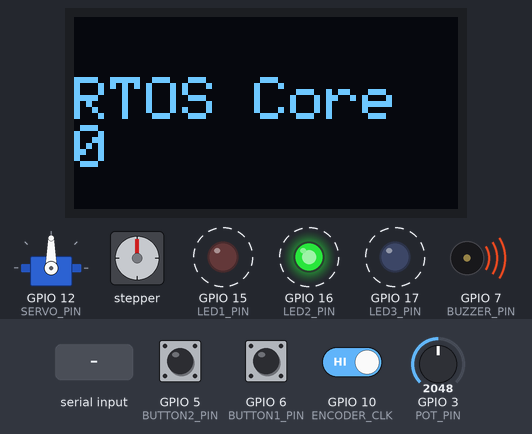
The sketch below on a simulated ESP32-S3. On the bench: servo, 128×64 one-colour display, stepper motor, output pins drawn as LEDs (lit = HIGH), buzzer (waves = sounding). Dashed ring = blinking. The test bench sets the inputs (shaded band); at power-on: GPIO 3 (POT_PIN) = 2048, GPIO 5 (BUTTON2_PIN) HIGH, GPIO 6 (BUTTON1_PIN) HIGH, GPIO 10 (ENCODER_CLK) HIGH (analog values on the 0–4095 scale). Stepper angles assume 200 steps per turn; what the sketch prints to the serial monitor is not drawn.

Above: at 2.5 s.
2.6 s: "1\n" received over Serial
At 3.85 s:
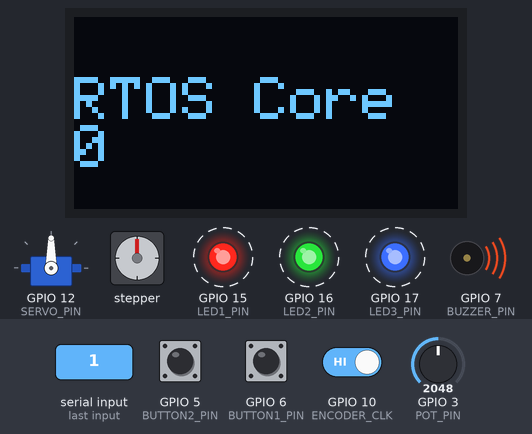
9.5 s: "reset\n" received over Serial
At 27.86 s:
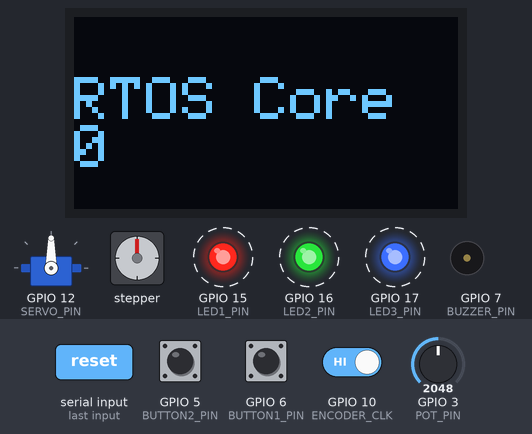
Timing chart, 0 to 28.1 s (numbered marks = the images above; inputs shaded):
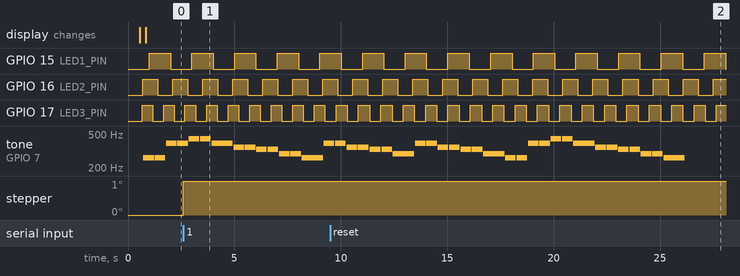

The sketch:

sketch.ino
```cpp
#include <Arduino.h>
#include "freertos/FreeRTOS.h"
#include "freertos/task.h"
#include <AccelStepper.h>
#include <Wire.h>
#include <Adafruit_GFX.h>
#include <Adafruit_SSD1306.h>
#include <ESP32Servo.h>

// ========== PIN DEFINITIONS ==========
const int LED1_PIN = 15;
const int LED2_PIN = 16;
const int LED3_PIN = 17;
const int BUZZER_PIN = 7;
const int BUTTON1_PIN = 6;
const int BUTTON2_PIN = 5;
const int SERVO_PIN = 12;
const int STEP_PIN = 13;
const int DIR_PIN = 14;
const int POT_PIN = 3;
const int OLED_SCL = 9;
const int OLED_SDA = 8;
const int ENCODER_CLK = 10;
const int ENCODER_DT = 11;

// ========== OLED SETTINGS ==========
#define SCREEN_WIDTH 128
#define SCREEN_HEIGHT 64

// ========== BUZZER SETTINGS ==========
const int BASE_FREQ = 2000;
const int TEMPO = 120;

// ========== MUSIC NOTES ==========
#define NOTE_C4  262
#define NOTE_D4  294
#define NOTE_E4  330
#define NOTE_F4  349
#define NOTE_G4  392
#define NOTE_A4  440
#define NOTE_B4  494
#define NOTE_C5  523
#define REST     0

// ========== MELODIES ==========
// Twinkle Twinkle Little Star
int melody0[] = {
  NOTE_C4, NOTE_C4, NOTE_G4, NOTE_G4, NOTE_A4, NOTE_A4, NOTE_G4,
  NOTE_F4, NOTE_F4, NOTE_E4, NOTE_E4, NOTE_D4, NOTE_D4, NOTE_C4,
  NOTE_G4, NOTE_G4, NOTE_F4, NOTE_F4, NOTE_E4, NOTE_E4, NOTE_D4,
  NOTE_G4, NOTE_G4, NOTE_F4, NOTE_F4, NOTE_E4, NOTE_E4, NOTE_D4,
  NOTE_C4, NOTE_C4, NOTE_G4, NOTE_G4, NOTE_A4, NOTE_A4, NOTE_G4,
  NOTE_F4, NOTE_F4, NOTE_E4, NOTE_E4, NOTE_D4, NOTE_D4, NOTE_C4
};

int dur0[] = {
  4,4,4,4,4,4,2,
  4,4,4,4,4,4,2,
  4,4,4,4,4,4,2,
  4,4,4,4,4,4,2,
  4,4,4,4,4,4,2,
  4,4,4,4,4,4,2
};

// Happy Birthday
int melody1[] = {
  NOTE_C4, NOTE_C4, NOTE_D4, NOTE_C4, NOTE_F4, NOTE_E4,
  NOTE_C4, NOTE_C4, NOTE_D4, NOTE_C4, NOTE_G4, NOTE_F4,
  NOTE_C4, NOTE_C4, NOTE_C5, NOTE_A4, NOTE_F4, NOTE_E4, NOTE_D4,
  NOTE_B4, NOTE_B4, NOTE_A4, NOTE_F4, NOTE_G4, NOTE_F4
};

int dur1[] = {
  8,8,4,4,4,2,
  8,8,4,4,4,2,
  8,8,4,4,4,4,2,
  8,8,4,4,4,2
};

// ========== GLOBAL OBJECTS ==========
AccelStepper stepper(AccelStepper::DRIVER, STEP_PIN, DIR_PIN);
Adafruit_SSD1306 display(SCREEN_WIDTH, SCREEN_HEIGHT, &Wire, -1);
Servo myservo;

// ========== TASK HANDLES ==========
TaskHandle_t TaskLedHandle = NULL;
TaskHandle_t TaskBuzzerHandle = NULL;
TaskHandle_t TaskButtonHandle = NULL;
TaskHandle_t TaskServoHandle = NULL;
TaskHandle_t TaskMotorHandle = NULL;
TaskHandle_t TaskPotHandle = NULL;
TaskHandle_t TaskOLEDHandle = NULL;
TaskHandle_t TaskEncoderHandle = NULL;

// ========== SHARED VARIABLES ==========
portMUX_TYPE mux = portMUX_INITIALIZER_UNLOCKED;

volatile int currentSong = 0;
volatile int encoderCount = 0;
volatile int targetAngle = 0;
volatile long targetSteps = 0;
volatile bool servoNewCommand = false;
volatile bool motorNewCommand = false;
volatile int activeCore = 0;

// ========== MELODY INFO ==========
int N0 = sizeof(melody0) / sizeof(melody0[0]);
int N1 = sizeof(melody1) / sizeof(melody1[0]);

// ========== HELPER FUNCTIONS ==========
int noteMsFromDuration(int durationValue) {
  int quarterMs = (60000 / TEMPO);
  float ms = quarterMs * (4.0 / durationValue);
  return (int)(ms + 0.5);
}

// ========== TASK 1: LED BLINK (Priority 1, Core 0) ==========
void TaskLed(void *pv) {
  Serial.printf("[Task 1] LED Blink - Core %d, Priority 1\n", xPortGetCoreID());

  const int led1Delay = 1000;
  const int led2Delay = 700;
  const int led3Delay = 500;

  unsigned long prev1 = 0, prev2 = 0, prev3 = 0;
  bool state1 = false, state2 = false, state3 = false;

  for (;;) {
    unsigned long now = millis();

    if (now - prev1 >= led1Delay) {
      prev1 = now;
      state1 = !state1;
      digitalWrite(LED1_PIN, state1);
    }

    if (now - prev2 >= led2Delay) {
      prev2 = now;
      state2 = !state2;
      digitalWrite(LED2_PIN, state2);
    }

    if (now - prev3 >= led3Delay) {
      prev3 = now;
      state3 = !state3;
      digitalWrite(LED3_PIN, state3);
    }

    vTaskDelay(pdMS_TO_TICKS(10));
  }
}

// ========== TASK 2: BUZZER MELODY (Priority 2, Core 0) ==========
void TaskBuzzer(void *pv) {
  Serial.printf("[Task 2] Buzzer Melody - Core %d, Priority 2\n", xPortGetCoreID());
  Serial.println("Ketik '0'/'twinkle' untuk lagu 0, '1'/'happy' untuk lagu 1");

  unsigned long noteEnd = 0;
  bool playing = false;
  int song = currentSong;
  int idx = 0;
  int pauseMs = 20;
  unsigned long pauseEnd = 0;
  bool inPause = false;

  for (;;) {
    unsigned long now = millis();

    // Cek input serial
    if (Serial.available()) {
      String line = Serial.readStringUntil('\n');
      line.trim();
      line.toLowerCase();

      if (line == "0" || line == "twinkle") {
        portENTER_CRITICAL(&mux);
        currentSong = 0;
        portEXIT_CRITICAL(&mux);
        Serial.println("-> Lagu: Twinkle Twinkle");
        song = 0;
        idx = 0;
        playing = false;
        inPause = false;
      } else if (line == "1" || line == "happy") {
        portENTER_CRITICAL(&mux);
        currentSong = 1;
        portEXIT_CRITICAL(&mux);
        Serial.println("-> Lagu: Happy Birthday");
        song = 1;
        idx = 0;
        playing = false;
        inPause = false;
      }
    }

    // Playback state machine
    if (!playing && !inPause) {
      int N = (song == 0) ? N0 : N1;
      if (idx >= N) {
        pauseEnd = now + 300;
        inPause = true;
        noTone(BUZZER_PIN);
      } else {
        int note = (song == 0) ? melody0[idx] : melody1[idx];
        int dur = (song == 0) ? dur0[idx] : dur1[idx];
        int ms = noteMsFromDuration(dur);

        if (note == REST) {
          noTone(BUZZER_PIN);
        } else {
          tone(BUZZER_PIN, note);
        }

        noteEnd = now + ms;
        playing = true;
      }
    } else if (playing) {
      if (now >= noteEnd) {
        noTone(BUZZER_PIN);
        inPause = true;
        pauseEnd = now + pauseMs;
        playing = false;
        idx++;
      }
    } else if (inPause) {
      if (now >= pauseEnd) {
        inPause = false;
        if (song != currentSong) {
          song = currentSong;
          idx = 0;
        }
      }
    }

    vTaskDelay(pdMS_TO_TICKS(8));
  }
}

// ========== TASK 3: PUSH BUTTON (Priority 3, Core 0) ==========
void TaskButton(void *pv) {
  Serial.printf("[Task 3] Push Button - Core %d, Priority 3\n", xPortGetCoreID());

  const unsigned long DEBOUNCE_MS = 50;
  int last1 = HIGH, stable1 = HIGH;
  int last2 = HIGH, stable2 = HIGH;
  unsigned long t1 = 0, t2 = 0;

  for (;;) {
    int r1 = digitalRead(BUTTON1_PIN);
    if (r1 != last1) t1 = millis();
    if ((millis() - t1) > DEBOUNCE_MS && r1 != stable1) {
      stable1 = r1;
      Serial.printf("[Button 1] %s\n", (stable1 == LOW ? "PRESSED" : "RELEASED"));
    }
    last1 = r1;

    int r2 = digitalRead(BUTTON2_PIN);
    if (r2 != last2) t2 = millis();
    if ((millis() - t2) > DEBOUNCE_MS && r2 != stable2) {
      stable2 = r2;
      Serial.printf("[Button 2] %s\n", (stable2 == LOW ? "PRESSED" : "RELEASED"));
    }
    last2 = r2;

    vTaskDelay(pdMS_TO_TICKS(10));
  }
}

// ========== TASK 4: SERVO MOTOR (Priority 2, Core 1) ==========
void TaskServo(void *pv) {
  Serial.printf("[Task 4] Servo Motor - Core %d, Priority 2\n", xPortGetCoreID());
  Serial.println("Ketik sudut 0-180 untuk servo");

  int currentAngle = 90;
  myservo.write(currentAngle);

  String buffer = "";

  for (;;) {
    while (Serial.available()) {
      char c = Serial.read();
      if (c == '\n' || c == '\r') {
        if (buffer.length() > 0) {
          int angle = buffer.toInt();
          if (angle >= 0 && angle <= 180) {
            portENTER_CRITICAL(&mux);
            targetAngle = angle;
            servoNewCommand = true;
            portEXIT_CRITICAL(&mux);
            Serial.printf("Servo -> %d°\n", angle);
          }
        }
        buffer = "";
      } else {
        buffer += c;
      }
    }

    if (servoNewCommand) {
      int target;
      portENTER_CRITICAL(&mux);
      target = targetAngle;
      servoNewCommand = false;
      portEXIT_CRITICAL(&mux);

      int step = (target > currentAngle) ? 1 : -1;
      for (int pos = currentAngle; pos != target; pos += step) {
        myservo.write(pos);
        vTaskDelay(pdMS_TO_TICKS(15));
      }
      currentAngle = target;
      Serial.printf("Servo selesai di %d°\n", currentAngle);
    }

    vTaskDelay(pdMS_TO_TICKS(10));
  }
}

// ========== TASK 5: STEPPER MOTOR (Priority 3, Core 1) ==========
void TaskMotor(void *pv) {
  Serial.printf("[Task 5] Stepper Motor - Core %d, Priority 3\n", xPortGetCoreID());
  Serial.println("Ketik jumlah langkah (+ atau -) untuk stepper");

  String buffer = "";

  for (;;) {
    while (Serial.available()) {
      char c = Serial.read();
      if (c == '\n' || c == '\r') {
        if (buffer.length() > 0) {
          long steps = buffer.toInt();
          portENTER_CRITICAL(&mux);
          targetSteps = steps;
          motorNewCommand = true;
          portEXIT_CRITICAL(&mux);
          Serial.printf("Stepper -> %ld langkah\n", steps);
        }
        buffer = "";
      } else {
        buffer += c;
      }
    }

    if (motorNewCommand) {
      long stepsToMove;
      portENTER_CRITICAL(&mux);
      stepsToMove = targetSteps;
      motorNewCommand = false;
      portEXIT_CRITICAL(&mux);

      long targetPos = stepper.currentPosition() + stepsToMove;
      stepper.moveTo(targetPos);
    }

    stepper.run();
    vTaskDelay(pdMS_TO_TICKS(1));
  }
}

// ========== TASK 6: POTENTIOMETER (Priority 1, Core 1) ==========
void TaskPot(void *pv) {
  // Delay awal agar tidak bentrok dengan task lain saat startup
  vTaskDelay(pdMS_TO_TICKS(500));

  Serial.printf("[Task 6] Potentiometer - Core %d, Priority 1\n", xPortGetCoreID());

  analogReadResolution(12);
  analogSetPinAttenuation(POT_PIN, ADC_11db);

  for (;;) {
    int potValue = analogRead(POT_PIN);
    float pct = (potValue / 4095.0f) * 100.0f;

    Serial.printf("[POT] Raw: %d, Persentase: %.1f%%\n", potValue, pct);

    vTaskDelay(pdMS_TO_TICKS(1000)); // Ubah dari 500ms ke 1000ms agar tidak terlalu sering print
  }
}

// ========== TASK 7: OLED DISPLAY (Priority 4, Core 0) ==========
void TaskOLED(void *pv) {
  Serial.printf("[Task 7] OLED Display - Core %d, Priority 4\n", xPortGetCoreID());
  Serial.println("Ketik '0' untuk tampil Core0, '1' untuk Core1");

  const char* txtCore0 = "RTOS Core 0";
  const char* txtCore1 = "RTOS Core 1";

  for (;;) {
    if (Serial.available()) {
      String s = Serial.readStringUntil('\n');
      s.trim();
      if (s == "0") {
        portENTER_CRITICAL(&mux);
        activeCore = 0;
        portEXIT_CRITICAL(&mux);
        Serial.println("OLED -> Core 0");
      } else if (s == "1") {
        portENTER_CRITICAL(&mux);
        activeCore = 1;
        portEXIT_CRITICAL(&mux);
        Serial.println("OLED -> Core 1");
      }
    }

    display.clearDisplay();
    display.setTextSize(2);
    display.setTextColor(SSD1306_WHITE);
    display.setCursor(0, 20);

    const char* txt = (activeCore == 0) ? txtCore0 : txtCore1;
    display.print(txt);
    display.display();

    vTaskDelay(pdMS_TO_TICKS(500));
  }
}

// ========== TASK 8: ROTARY ENCODER (Priority 4, Core 1) ==========
void TaskEncoder(void *pv) {
  Serial.printf("[Task 8] Rotary Encoder - Core %d, Priority 4\n", xPortGetCoreID());
  Serial.println("Ketik 'reset' untuk reset encoder");

  String buffer = "";
  int lastState = digitalRead(ENCODER_CLK);

  for (;;) {
    while (Serial.available()) {
      char c = Serial.read();
      if (c == '\n' || c == '\r') {
        buffer.trim();
        if (buffer.equalsIgnoreCase("reset")) {
          portENTER_CRITICAL(&mux);
          encoderCount = 0;
          portEXIT_CRITICAL(&mux);
          Serial.println("Encoder direset ke 0");
        }
        buffer = "";
      } else {
        buffer += c;
      }
    }

    int currentState = digitalRead(ENCODER_CLK);
    if (currentState != lastState) {
      if (digitalRead(ENCODER_DT) != currentState) {
        portENTER_CRITICAL(&mux);
        encoderCount++;
        portEXIT_CRITICAL(&mux);
      } else {
        portENTER_CRITICAL(&mux);
        encoderCount--;
        portEXIT_CRITICAL(&mux);
      }
      Serial.printf("[Encoder] Count: %d\n", encoderCount);
    }
    lastState = currentState;

    vTaskDelay(pdMS_TO_TICKS(1));
  }
}

// ========== SETUP ==========
void setup() {
  Serial.begin(115200);
  delay(500);
  Serial.println("\n========================================");
  Serial.println("ESP32-S3 Dual Core - 8 Tasks FreeRTOS");
  Serial.println("========================================\n");

  // Pin Setup
  pinMode(LED1_PIN, OUTPUT);
  pinMode(LED2_PIN, OUTPUT);
  pinMode(LED3_PIN, OUTPUT);
  pinMode(BUTTON1_PIN, INPUT_PULLUP);
  pinMode(BUTTON2_PIN, INPUT_PULLUP);
  pinMode(ENCODER_CLK, INPUT_PULLUP);
  pinMode(ENCODER_DT, INPUT_PULLUP);

  // Buzzer Setup (menggunakan tone() standard Arduino)
  pinMode(BUZZER_PIN, OUTPUT);

  // Servo Setup
  myservo.setPeriodHertz(50);
  myservo.attach(SERVO_PIN, 500, 2400);
  myservo.write(90);

  // Stepper Setup
  stepper.setMaxSpeed(1000);
  stepper.setAcceleration(500);

  // OLED Setup
  Wire.begin(OLED_SDA, OLED_SCL);
  if (!display.begin(SSD1306_SWITCHCAPVCC, 0x3C)) {
    Serial.println("OLED initialization failed!");
  } else {
    display.clearDisplay();
    display.setTextSize(1);
    display.setTextColor(SSD1306_WHITE);
    display.setCursor(0, 0);
    display.println("ESP32-S3 RTOS");
    display.display();
    Serial.println("OLED initialized");
  }

  // ========== CREATE TASKS ==========
  Serial.println("Creating tasks...\n");
  delay(100);

  // CORE 0 Tasks (Lower priority untuk I/O)
  xTaskCreatePinnedToCore(TaskLed,    "LED_Task",    4096, NULL, 1, &TaskLedHandle,    0);
  delay(50);
  xTaskCreatePinnedToCore(TaskBuzzer, "Buzzer_Task", 4096, NULL, 2, &TaskBuzzerHandle, 0);
  delay(50);
  xTaskCreatePinnedToCore(TaskButton, "Button_Task", 4096, NULL, 3, &TaskButtonHandle, 0);
  delay(50);
  xTaskCreatePinnedToCore(TaskOLED,   "OLED_Task",   4096, NULL, 4, &TaskOLEDHandle,   0);
  delay(50);

  // CORE 1 Tasks (Higher priority untuk kontrol motor)
  xTaskCreatePinnedToCore(TaskPot,     "Pot_Task",     4096, NULL, 1, &TaskPotHandle,     1);
  delay(50);
  xTaskCreatePinnedToCore(TaskServo,   "Servo_Task",   4096, NULL, 2, &TaskServoHandle,   1);
  delay(50);
  xTaskCreatePinnedToCore(TaskMotor,   "Motor_Task",   4096, NULL, 3, &TaskMotorHandle,   1);
  delay(50);
  xTaskCreatePinnedToCore(TaskEncoder, "Encoder_Task", 4096, NULL, 4, &TaskEncoderHandle, 1);

  delay(200);
  Serial.println("\n========== All Tasks Created ==========");
  Serial.println("CORE 0: LED(P1), Buzzer(P2), Button(P3), OLED(P4)");
  Serial.println("CORE 1: Pot(P1), Servo(P2), Motor(P3), Encoder(P4)");
  Serial.println("=======================================\n");
  delay(100);
}

void loop() {
  // Loop kosong karena semua dihandle oleh tasks
  vTaskDelay(pdMS_TO_TICKS(1000));
}
```

Measured:
- by itself, GPIO 15 (LED1_PIN): alternates HIGH for 1.0 s and LOW for 1.0 s
- by itself, GPIO 16 (LED2_PIN): alternates HIGH for 0.71 s and LOW for 0.71 s
- by itself, GPIO 17 (LED3_PIN): alternates HIGH for 0.53 s and LOW for 0.53 s
- by itself, tone on GPIO 7 (BUZZER_PIN): plays 392 Hz for 0.50 s, 349 Hz for 0.50 s, 349 Hz for 0.50 s, 330 Hz for 0.53 s, 330 Hz for 0.50 s, 294 Hz for 1.0 s … (27 notes in this stretch)
